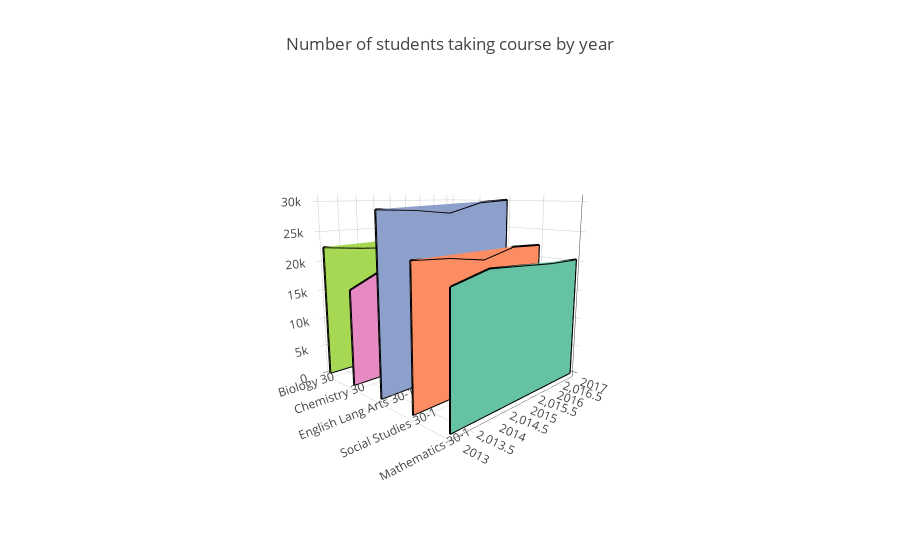

The cell this chart's notebook holds for it:
### Markdown cell above
Choosing 5 random courses and making 3d plot of number of students taking these courses over 5 years:
(Try playing with another set of courses)

### Code cell
init_notebook_mode(connected=True)         # initiate notebook for offline plot
subjects = ['Biology 30', 'Chemistry 30', 'English Lang Arts 30-1', 'Social Studies 30-1', 'Mathematics 30-1']
fill_colors = ['#66c2a5', '#fc8d62', '#8da0cb', '#e78ac3', '#a6d854']
gf = provincial_results_reshaped.groupby('Diploma Course')

data = []

for subject, fill_color in zip(subjects[::-1], fill_colors):
    group = gf.get_group(subject)
    years = group['Year'].tolist()
    length = len(years)
    subject_coords = [subject] * length
    pop = group['Prov Students Writing'].tolist()
    zeros = [0] * length
    
    data.append(dict(
        type='scatter3d',
        mode='lines',
        x=years + years[::-1] + [years[0]],  # year loop: in incr. order then in decr. order then years[0]
        y=subject_coords * 2 + [subject_coords[0]],
        z=pop + zeros + [pop[0]],
        name='',
        surfaceaxis=1, # add a surface axis ('1' refers to axes[1] i.e. the y-axis)
        surfacecolor=fill_color,
        #surfacecolor="white",
        #opacity=0.8,
        line=dict(
            color='black',
            #color=fill_color,
            width=4
        ),
    ))

layout = dict(
    title='Number of students taking course by year',
    showlegend=False,
    scene=dict(
        xaxis=dict(title=''),
        yaxis=dict(title=''),
        zaxis=dict(title=''),
        camera=dict(
            eye=dict(x=-1.7, y=-1.7, z=0.5)
        )
    )
)

fig = dict(data=data, layout=layout)

iplot(fig)

### Figure 1 — Plotly figure (JSON) as saved in the notebook; plotly's stock layout.template omitted (floating-point values rounded to 4 significant figures)
{"data": [{"line": {"color": "black", "width": 4}, "mode": "lines", "name": "", "surfaceaxis": 1, "surfacecolor": "#66c2a5", "type": "scatter3d", "x": ["2013", "2014", "2015", "2016", "2017", "2017", "2016", "2015", "2014", "2013", "2013"], "y": ["Mathematics 30-1", "Mathematics 30-1", "Mathematics 30-1", "Mathematics 30-1", "Mathematics 30-1", "Mathematics 30-1", "Mathematics 30-1", "Mathematics 30-1", "Mathematics 30-1", "Mathematics 30-1", "Mathematics 30-1"], "z": [19897, 21358, 20950, 20502, 20371, 0, 0, 0, 0, 0, 19897]}, {"line": {"color": "black", "width": 4}, "mode": "lines", "name": "", "surfaceaxis": 1, "surfacecolor": "#fc8d62", "type": "scatter3d", "x": ["2013", "2014", "2015", "2016", "2017", "2017", "2016", "2015", "2014", "2013", "2013"], "y": ["Social Studies 30-1", "Social Studies 30-1", "Social Studies 30-1", "Social Studies 30-1", "Social Studies 30-1", "Social Studies 30-1", "Social Studies 30-1", "Social Studies 30-1", "Social Studies 30-1", "Social Studies 30-1", "Social Studies 30-1"], "z": [22478, 22050, 21081, 22514, 22249, 0, 0, 0, 0, 0, 22478]}, {"line": {"color": "black", "width": 4}, "mode": "lines", "name": "", "surfaceaxis": 1, "surfacecolor": "#8da0cb", "type": "scatter3d", "x": ["2013", "2014", "2015", "2016", "2017", "2017", "2016", "2015", "2014", "2013", "2013"], "y": ["English Lang Arts 30-1", "English Lang Arts 30-1", "English Lang Arts 30-1", "English Lang Arts 30-1", "English Lang Arts 30-1", "English Lang Arts 30-1", "English Lang Arts 30-1", "English Lang Arts 30-1", "English Lang Arts 30-1", "English Lang Arts 30-1", "English Lang Arts 30-1"], "z": [29034, 28789, 28166, 29755, 30150, 0, 0, 0, 0, 0, 29034]}, {"line": {"color": "black", "width": 4}, "mode": "lines", "name": "", "surfaceaxis": 1, "surfacecolor": "#e78ac3", "type": "scatter3d", "x": ["2013", "2014", "2015", "2016", "2017", "2017", "2016", "2015", "2014", "2013", "2013"], "y": ["Chemistry 30", "Chemistry 30", "Chemistry 30", "Chemistry 30", "Chemistry 30", "Chemistry 30", "Chemistry 30", "Chemistry 30", "Chemistry 30", "Chemistry 30", "Chemistry 30"], "z": [16159, 19142, 19077, 19271, 18751, 0, 0, 0, 0, 0, 16159]}, {"line": {"color": "black", "width": 4}, "mode": "lines", "name": "", "surfaceaxis": 1, "surfacecolor": "#a6d854", "type": "scatter3d", "x": ["2013", "2014", "2015", "2016", "2017", "2017", "2016", "2015", "2014", "2013", "2013"], "y": ["Biology 30", "Biology 30", "Biology 30", "Biology 30", "Biology 30", "Biology 30", "Biology 30", "Biology 30", "Biology 30", "Biology 30", "Biology 30"], "z": [22429, 21733, 21257, 22550, 22993, 0, 0, 0, 0, 0, 22429]}], "layout": {"scene": {"camera": {"eye": {"x": -1.7, "y": -1.7, "z": 0.5}}, "xaxis": {"title": ""}, "yaxis": {"title": ""}, "zaxis": {"title": ""}}, "showlegend": false, "title": "Number of students taking course by year"}}
